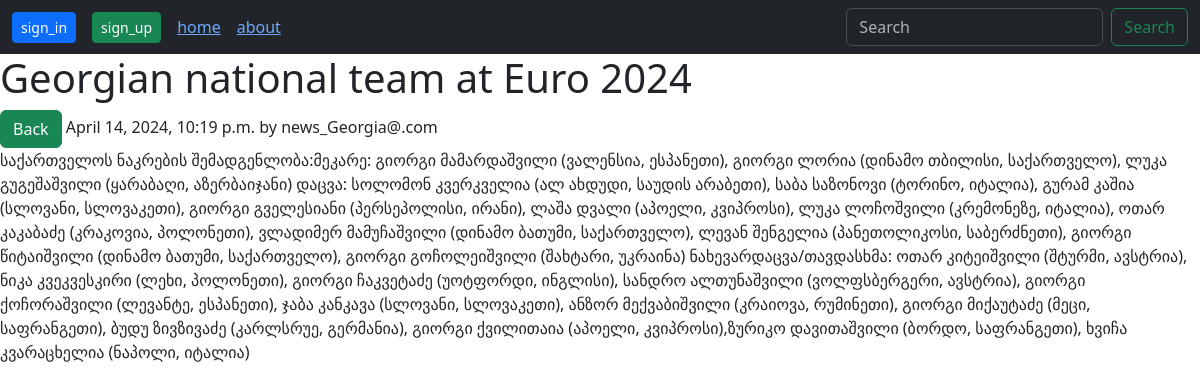
Screenshot of /posts/26/ with the database file from the repository.
### forum/models.py (models this page shows)
class Post(models.Model):
    author = models.ForeignKey(settings.AUTH_USER_MODEL, on_delete = models.CASCADE)
    title = models.CharField(max_length = 101)
    content = models.TextField()
    created_at = models.DateTimeField(auto_now_add = True)

### users/models.py (models this page shows)
class User(AbstractUser):
    pass

### forum/views.py (the view)
# urls.py: path('posts/<int:pk>/',post_detail_view, name= 'post_detail' ),
def post_detail_view(request: HttpRequest , pk:int)-> HttpResponse:
    post: Post = get_object_or_404(Post , pk = pk)
    return render(
        request,
        'post_detail.html',
        context={
            'post':post,
        }
    )

### templates/post_detail.html (shortened to what this page needs)
{% extends "base.html"%}
{% block content %}
<h1>{{post.title}}</h1>
    <a  href = "{% url 'home'  %}", class = 'btn btn-success'>Back</a>
<span> {{post.created_at}} by {{post.author}} </span>
<p> {{post.content}} </p>
{% endblock content %}

### rows the page displays
Post: title "Georgian national team at Euro 2024", created_at "April 14, 2024, 10:19 p.m.", author "news_Georgia@.com", content "საქართველოს ნაკრების შემადგენლობა:მეკარე: გიორგი მამარდაშვილი (ვალენსია, ესპანეთი), გიორგი ლორია (დინამო თბილისი, საქართველო), ლუკა გუგეშაშვილი (ყარაბაღი, აზერბაიჯანი) დაცვა: სოლომონ კვერკველია (ალ ახდუდი, საუდის არაბეთი), საბა საზონოვი (ტორინო, იტალია), გურამ კაშია (სლოვანი, სლოვაკეთი), გიორგი გველესიანი (პერსეპოლისი, ირანი), ლაშა დვალი (აპოელი, კვიპროსი), ლუკა ლოჩოშვილი (კრემონეზე, იტალია), ოთარ კაკაბაძე (კრაკოვია, პოლონეთი), ვლადიმერ მამუჩაშვილი (დინამო ბათუმი, საქართველო), ლევან შენგელია (პანეთოლიკოსი, საბერძნეთი), გიორგი წიტაიშვილი (დინამო ბათუმი, საქართველო), გიორგი გოჩოლეიშვილი (შახტარი, უკრაინა) ნახევარდაცვა/თავდასხმა: ოთარ კიტეიშვილი (შტურმი, ავსტრია), ნიკა კვეკვესკირი (ლეხი,…"
